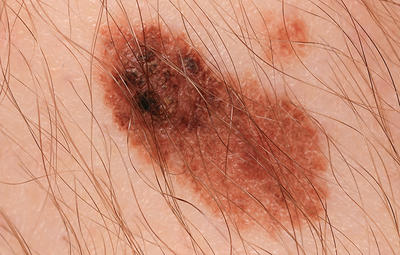
%> input picture Susana/MATLAB/hair.jpg, 400 x 255 px
$ octave --eval "result = pic_filter(imread('hair.jpg'));"   (GNU Octave 9; MATLAB toolbox functions it lacks are replaced by stand-ins)
%> lines starting %> are read from the running program, lines starting %| are printed output that depends on the picture; in (x1, y1, x2, y2) boxes, pixels count from 0 and x2, y2 are one past the last pixel; in counts of white or black regions, pixels touching at a corner belong together; the program's own positions count from 1
function picture = pic_filter(pic)
image = imread('jeppacut.png'); %3D
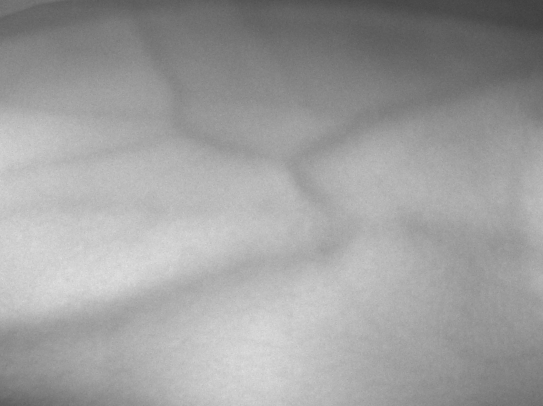
%> input picture Susana/MATLAB/jeppacut.png, 543 x 406 px
%> image is the input picture: size 406x543x3 uint8; min 63, max 224, mean 158.9
image2 = rgb2gray(image); % 2D
A = adapthisteq(image2,'ClipLimit',0.015) % contrast
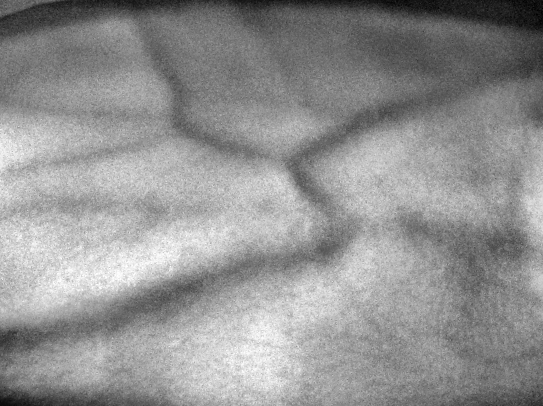
%> A: size 406x543 uint8; min 0, max 255, mean 145.9
level = graythresh(A); % threshold value calculated to binarize the image
%> level = 0.569
BA = imbinarize(A, 0.51);% Binarize the image
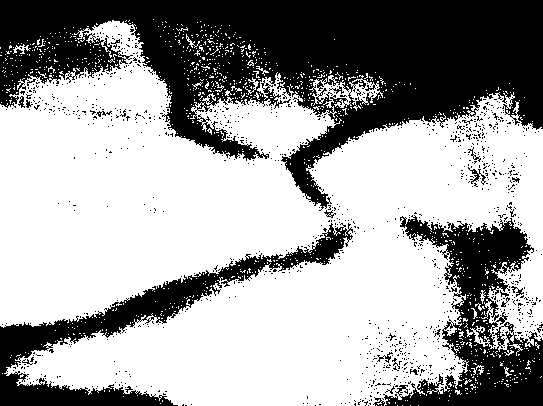
%> BA: size 406x543 logical; 63.2% white; 1097 black regions (1073 under 20 px), largest, box (x1, y1, x2, y2) and area: (0, 0, 543, 211) 54333, (383, 215, 543, 406) 12777, (0, 223, 353, 406) 11033
median = medfilt2(BA); % Median filter
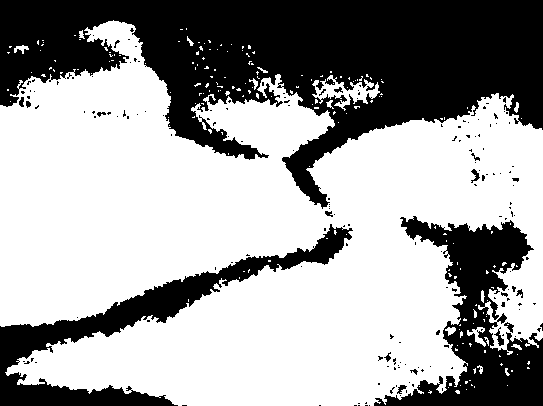
%> median: size 406x543 logical; 63.1% white; 175 black regions (157 under 20 px), largest, box (x1, y1, x2, y2) and area: (0, 0, 543, 209) 55573, (374, 216, 543, 406) 13182, (0, 224, 353, 406) 11276
% Fill any holes
fill = imfill(median, 'holes');
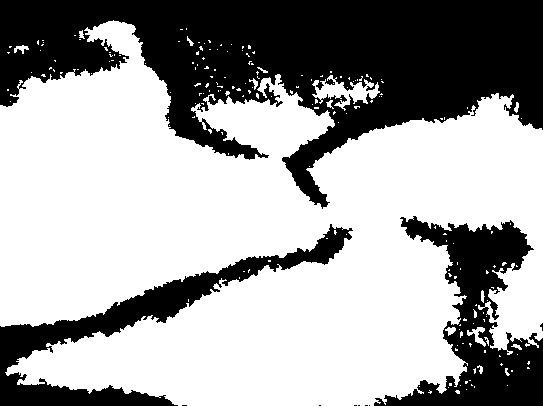
%> fill: size 406x543 logical; 63.8% white; 10 black regions (7 under 20 px), largest, box (x1, y1, x2, y2) and area: (0, 0, 543, 209) 55533, (374, 216, 543, 406) 13082, (0, 224, 353, 406) 11256
%Remove blobs that are smaller than X pixels across
se = strel('diamond', 10);
pic_end = imopen(fill, se);
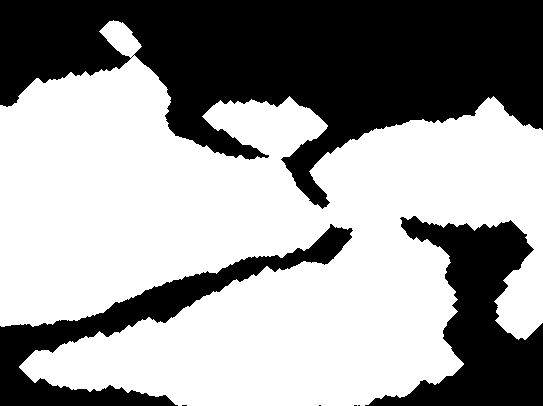
%> pic_end: size 406x543 logical; 60.5% white; 7 black regions (4 under 20 px), largest, box (x1, y1, x2, y2) and area: (0, 0, 543, 209) 59446, (365, 216, 543, 406) 15443, (0, 224, 353, 406) 12165
figure(2);
subplot(2,3,1)
imshow(image);
subplot(2,3,2)
imshow(A);
subplot(2,3,3)
imshow(BA);
subplot(2,3,4)
imshow(median);
subplot(2,3,5)
imshow(fill);
subplot(2,3,6)
imshow(pic_end, [0 0 0; 1 0 0]);
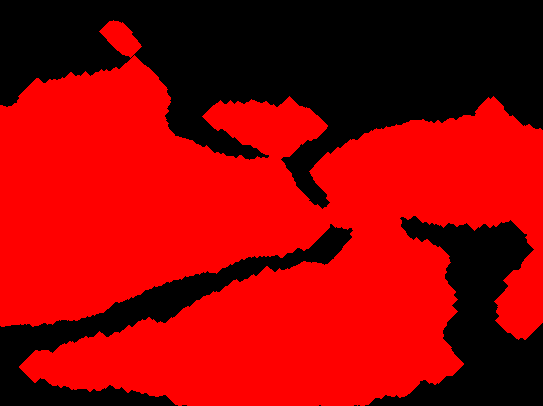
%> displayed picture: size 406x543x3, on the screen's scale of 0 to 255; mean R, G, B 154.3, 0, 0
end
%> (the run ends here)
